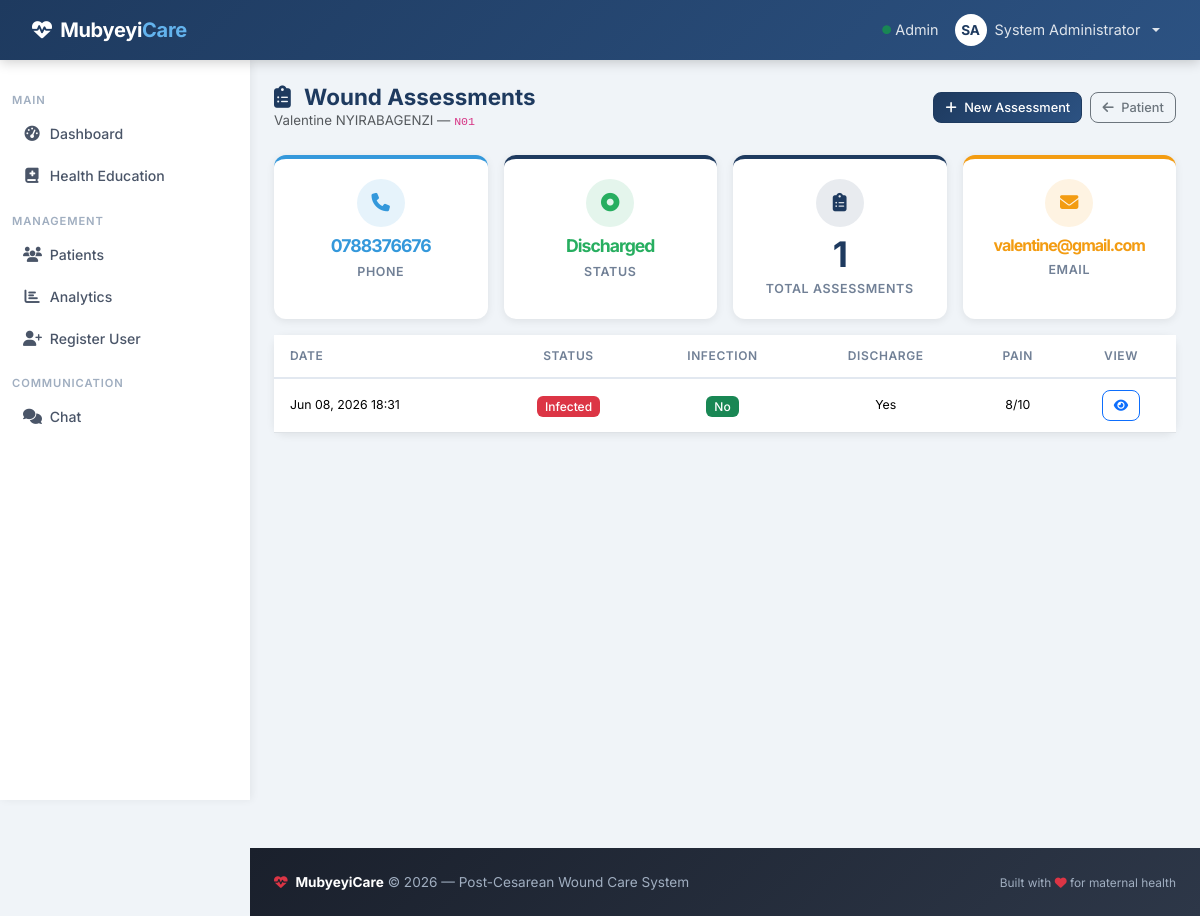
Screenshot of /assessments/patient/5 (signed in) with the database file from the repository.
### models.py (models this page shows, shortened)
class User(UserMixin, db.Model):
    id = db.Column(db.Integer, primary_key=True)
    username = db.Column(db.String(80), unique=True, nullable=False)
    email = db.Column(db.String(120), unique=True, nullable=False)
    password_hash = db.Column(db.String(255), nullable=False)
    first_name = db.Column(db.String(100), nullable=False)
    last_name = db.Column(db.String(100), nullable=False)
    role = db.Column(db.Enum(UserRole), default=UserRole.PATIENT, nullable=False)
    phone = db.Column(db.String(20))
    location = db.Column(db.String(200))   # CHW service area (e.g. "Gasabo/Kinyinya")
    is_active = db.Column(db.Boolean, default=True)
    created_at = db.Column(db.DateTime, default=datetime.utcnow)
    patients = db.relationship('Patient', backref='primary_doctor', lazy='dynamic', foreign_keys='Patient.primary_doctor_id')
    follow_ups = db.relationship('FollowUp', backref='created_by', lazy='dynamic')
    sent_messages = db.relationship('Message', backref='sender', lazy='dynamic', foreign_keys='Message.sender_id')
    def get_full_name(self):
        return f"{self.first_name} {self.last_name}"

class Patient(db.Model):
    id = db.Column(db.Integer, primary_key=True)
    mrn = db.Column(db.String(50), unique=True, nullable=False)  # Medical Record Number
    first_name = db.Column(db.String(100), nullable=False)
    last_name = db.Column(db.String(100), nullable=False)
    date_of_birth = db.Column(db.Date, nullable=False)
    gender = db.Column(db.String(10), nullable=False)
    phone = db.Column(db.String(20), nullable=False)
    email = db.Column(db.String(120))
    surgery_date = db.Column(db.Date, nullable=False)
    surgery_type = db.Column(db.String(100))  # e.g., "Primary Cesarean", "VBAC attempt"
    surgeon_name = db.Column(db.String(100))
    incision_type = db.Column(db.String(50))  # e.g., "Pfannenstiel", "Classical"
    location = db.Column(db.String(200))   # e.g. "Gasabo/Kinyinya"
    primary_doctor_id = db.Column(db.Integer, db.ForeignKey('user.id'), nullable=False)
    user_id = db.Column(db.Integer, db.ForeignKey('user.id'))
    admission_date = db.Column(db.DateTime, default=datetime.utcnow)
    discharge_date = db.Column(db.DateTime)
    expected_follow_up_end_date = db.Column(db.Date)
    is_active = db.Column(db.Boolean, default=True)
    created_at = db.Column(db.DateTime, default=datetime.utcnow)
    updated_at = db.Column(db.DateTime, default=datetime.utcnow, onupdate=datetime.utcnow)
    follow_ups = db.relationship('FollowUp', backref='patient', lazy='dynamic', cascade='all, delete-orphan')
    wound_assessments = db.relationship('WoundAssessment', backref='patient', lazy='dynamic', cascade='all, delete-orphan')
    medications = db.relationship('MedicationLog', backref='patient', lazy='dynamic', cascade='all, delete-orphan')
    messages = db.relationship('Message', backref='patient', lazy='dynamic', cascade='all, delete-orphan')
    user = db.relationship('User', backref='patient_profile', foreign_keys=[user_id], uselist=False)
    def get_full_name(self):
        return f"{self.first_name} {self.last_name}"

class WoundAssessment(db.Model):
    id = db.Column(db.Integer, primary_key=True)
    patient_id = db.Column(db.Integer, db.ForeignKey('patient.id'), nullable=False)
    follow_up_id = db.Column(db.Integer, db.ForeignKey('follow_up.id'))
    assessment_date = db.Column(db.DateTime, default=datetime.utcnow)
    status = db.Column(db.Enum(WoundStatus), default=WoundStatus.GOOD)
    redness_present = db.Column(db.Boolean, default=False)
    swelling_present = db.Column(db.Boolean, default=False)
    discharge_present = db.Column(db.Boolean, default=False)
    discharge_type = db.Column(db.String(100))  # e.g., "Serosanguinous", "Purulent"
    dehiscence_present = db.Column(db.Boolean, default=False)
    infection_signs = db.Column(db.Boolean, default=False)
    incision_length = db.Column(db.Float)  # in cm
    wound_depth = db.Column(db.Float)  # in mm
    pain_level = db.Column(db.Integer)  # 0-10 scale
    healing_progress = db.Column(db.String(50))  # e.g., "On track", "Delayed"
    observations = db.Column(db.Text)
    dressing_change_needed = db.Column(db.Boolean, default=False)
    dressing_type = db.Column(db.String(100))
    antibiotic_prescribed = db.Column(db.Boolean, default=False)
    created_at = db.Column(db.DateTime, default=datetime.utcnow)
    updated_at = db.Column(db.DateTime, default=datetime.utcnow, onupdate=datetime.utcnow)

### routes/assessments.py (the view)
@assessments_bp.route('/patient/<int:patient_id>')
@login_required
@doctor_nurse_required
def patient_assessments(patient_id):
    patient = Patient.query.get_or_404(patient_id)
    if current_user.role not in [UserRole.ADMIN] and patient.primary_doctor_id != current_user.id:
        flash('You do not have permission to view this patient.', 'error')
        return redirect(url_for('dashboard.index'))
    assessments = patient.wound_assessments.order_by(db.desc(WoundAssessment.assessment_date)).all()
    return render_template('assessments/patient_assessments.html',
                         patient=patient,
                         assessments=assessments)

### templates/assessments/patient_assessments.html (shortened to what this page needs)
{% extends "base.html" %}
{% block content %}
<div class="page-header" data-aos="fade-down">
    <div>
        <h2><i class="fas fa-clipboard-list"></i> Wound Assessments</h2>
        <p class="text-muted small mb-0">{{ patient.get_full_name() }} &mdash; <code>{{ patient.mrn }}</code></p>
    </div>
    <div class="d-flex gap-2">
        <a href="{{ url_for('assessments.create_assessment', patient_id=patient.id) }}" class="btn btn-primary btn-sm">
            <i class="fas fa-plus me-1"></i> New Assessment
        </a>
        <a href="{{ url_for('patients.view_patient', patient_id=patient.id) }}" class="btn btn-outline-secondary btn-sm">
            <i class="fas fa-arrow-left me-1"></i> Patient
        </a>
    </div>
</div>
<div class="row g-3 mb-3">
    <div class="col-6 col-md-3" data-aos="fade-up" data-aos-delay="0">
        <div class="stat-card stat-info">
            <div class="stat-icon" style="background:rgba(52,152,219,.12);color:#3498db;">
                <i class="fas fa-phone"></i>
            </div>
            <div class="stat-number" style="font-size:1.1rem;color:#3498db;">{{ patient.phone }}</div>
            <div class="stat-label">Phone</div>
        </div>
    </div>
    <div class="col-6 col-md-3" data-aos="fade-up" data-aos-delay="60">
        <div class="stat-card {{ 'stat-success' if patient.is_active else '' }}">
            <div class="stat-icon" style="background:rgba(39,174,96,.12);color:#27ae60;">
                <i class="fas fa-circle-dot"></i>
            </div>
            <div class="stat-number" style="font-size:1.1rem;color:#27ae60;">{{ 'Active' if patient.is_active else 'Discharged' }}</div>
            <div class="stat-label">Status</div>
        </div>
    </div>
    <div class="col-6 col-md-3" data-aos="fade-up" data-aos-delay="120">
        <div class="stat-card">
            <div class="stat-icon"><i class="fas fa-clipboard-list"></i></div>
            <div class="stat-number">{{ assessments | length }}</div>
            <div class="stat-label">Total Assessments</div>
        </div>
    </div>
    <div class="col-6 col-md-3" data-aos="fade-up" data-aos-delay="180">
        <div class="stat-card stat-warning">
            <div class="stat-icon" style="background:rgba(243,156,18,.12);color:#f39c12;">
                <i class="fas fa-envelope"></i>
            </div>
            <div class="stat-number" style="font-size:1rem;color:#f39c12;">{{ patient.email or '—' }}</div>
            <div class="stat-label">Email</div>
        </div>
    </div>
</div>
<div class="card" data-aos="fade-up">
    <div class="card-body p-0">
        {% if assessments %}
        <div class="table-responsive">
            <table class="table table-hover mb-0">
                <thead>
                    <tr>
                        <th>Date</th>
                        <th class="text-center">Status</th>
                        <th class="text-center">Infection</th>
                        <th class="text-center">Discharge</th>
                        <th class="text-center">Pain</th>
                        <th class="text-center">View</th>
                    </tr>
                </thead>
                <tbody>
                    {% for a in assessments %}
                    <tr>
                        <td class="small">{{ a.assessment_date.strftime('%b %d, %Y %H:%M') }}</td>
                        <td class="text-center">
                            <span class="badge bg-{{ 'success' if a.status.value == 'excellent' else 'info' if a.status.value == 'good' else 'warning text-dark' if a.status.value == 'fair' else 'danger' }}">
                                {{ a.status.value.capitalize() }}
                            </span>
                        </td>
                        <td class="text-center">
                            {% if a.infection_signs %}
                            <span class="badge bg-danger">Yes</span>
                            {% else %}
                            <span class="badge bg-success">No</span>
                            {% endif %}
                        </td>
                        <td class="text-center small">
                            {{ a.discharge_type or ('Yes' if a.discharge_present else 'No') }}
                        </td>
                        <td class="text-center small">{{ a.pain_level or '—' }}/10</td>
                        <td class="text-center">
                            <a href="{{ url_for('assessments.view_assessment', assessment_id=a.id) }}"
                               class="btn btn-sm btn-outline-primary">
                                <i class="fas fa-eye"></i>
                            </a>
                        </td>
                    </tr>
                    {% endfor %}
                </tbody>
            </table>
        </div>
        {% endif %}
    </div>
</div>
{% endblock %}

### templates/base.html (shortened to what this page needs)
<!DOCTYPE html>
<html lang="en">
<head>
    <link href="https://cdn.jsdelivr.net/npm/bootstrap@5.3.3/dist/css/bootstrap.min.css" rel="stylesheet">
    <link rel="stylesheet" href="https://cdnjs.cloudflare.com/ajax/libs/font-awesome/6.5.0/css/all.min.css">
    <link href="https://unpkg.com/aos@2.3.4/dist/aos.css" rel="stylesheet">
</head>
<body>
<nav class="navbar navbar-dark navbar-expand-lg fixed-top">
    <div class="container-fluid">
        <a class="navbar-brand" href="/">
            <i class="fas fa-heart-pulse me-1"></i> Mubyeyi<span>Care</span>
        </a>
        <div class="collapse navbar-collapse" id="navbarNav">
            <ul class="navbar-nav ms-auto align-items-center">
                {% if current_user.is_authenticated %}
                <li class="nav-item">
                    <span class="nav-link text-white-50 small d-none d-lg-inline">
                        <i class="fas fa-circle text-success" style="font-size:.55rem;vertical-align:middle;"></i>
                        {{ current_user.role.value.capitalize() }}
                    </span>
                </li>
                <li class="nav-item dropdown">
                    <a class="nav-link dropdown-toggle d-flex align-items-center gap-2" href="#"
                       id="userDropdown" role="button" data-bs-toggle="dropdown" aria-expanded="false">
                        <span class="rounded-circle bg-white d-inline-flex align-items-center justify-content-center"
                              style="width:32px;height:32px;color:var(--primary);font-size:.85rem;font-weight:700;">
                            {{ current_user.first_name[0] | upper }}{{ current_user.last_name[0] | upper }}
                        </span>
                        <span class="d-none d-sm-inline">{{ current_user.get_full_name() }}</span>
                    </a>
                </li>
                {% endif %}
            </ul>
        </div>
    </div>
</nav>
{% if current_user.is_authenticated %}
<aside class="sidebar d-none d-lg-flex flex-column">
    <nav class="nav flex-column">
        {% if current_user.role.value in ['patient', 'mother'] %}
        <span class="sidebar-section">My Care</span>
        <a class="nav-link" href="{{ url_for('dashboard.index') }}">
            <i class="fas fa-house-medical"></i> My Dashboard
        </a>
        <span class="sidebar-section">Communication</span>
        <a class="nav-link" href="{{ url_for('chat.patient_self_chat') }}">
            <i class="fas fa-comments"></i> Chat with Provider
        </a>
        {% else %}
        <span class="sidebar-section">Main</span>
        <a class="nav-link" href="{{ url_for('dashboard.index') }}">
            <i class="fas fa-tachometer-alt"></i> Dashboard
        </a>
        <a class="nav-link" href="{{ url_for('dashboard.health_education') }}">
            <i class="fas fa-book-medical"></i> Health Education
        </a>
        <span class="sidebar-section">Management</span>
        <a class="nav-link" href="{{ url_for('patients.list_patients') }}">
            <i class="fas fa-users"></i> Patients
        </a>
        <a class="nav-link" href="{{ url_for('dashboard.analytics') }}">
            <i class="fas fa-chart-bar"></i> Analytics
        </a>
        {% if current_user.role.value == 'admin' %}
        <a class="nav-link" href="{{ url_for('auth.register') }}">
            <i class="fas fa-user-plus"></i> Register User
        </a>
        {% endif %}
        <span class="sidebar-section">Communication</span>
        <a class="nav-link" href="{{ url_for('chat.chat_list') }}">
            <i class="fas fa-comments"></i> Chat
        </a>
        {% endif %}
    </nav>
</aside>
{% endif %}
<main class="main-content">
    <div class="container-fluid px-4">
        {% block content %}{% endblock %}
    </div>
</main>
<footer class="py-4 mt-5" style="margin-left: var(--sidebar-w);">
    <div class="container-fluid px-4">
        <div class="row align-items-center">
            <div class="col-md-6">
                <p class="mb-0">
                    <i class="fas fa-heart-pulse text-danger me-1"></i>
                    <strong class="text-white">MubyeyiCare</strong> &copy; 2026 &mdash; Post-Cesarean Wound Care System
                </p>
            </div>
            <div class="col-md-6 text-md-end mt-2 mt-md-0">
                <small>Built with <i class="fas fa-heart text-danger"></i> for maternal health</small>
            </div>
        </div>
    </div>
</footer>
</body>
</html>

### rows the page displays
User: role.value "Admin", first_name "S", last_name "A", get_full_name "System Administrator"
Patient: get_full_name "Valentine NYIRABAGENZI", mrn "N01", phone "0788376676", is_active "Discharged", email "valentine@gmail.com"
WoundAssessment: assessment_date "Jun 08, 2026 18:31", status.value "Infected", infection_signs "No", discharge_type+discharge_present "Yes", pain_level "8"

### other values shown
{{ assessments | length }} "1"
